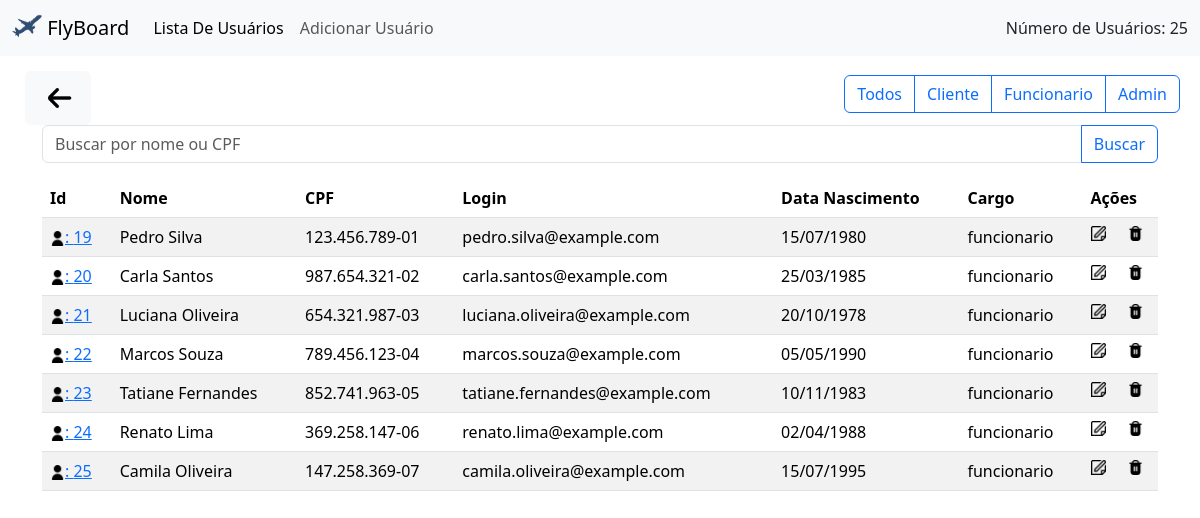
Before: /admListUser/listUsers.php?filtro=2 (signed in) with the older database file.
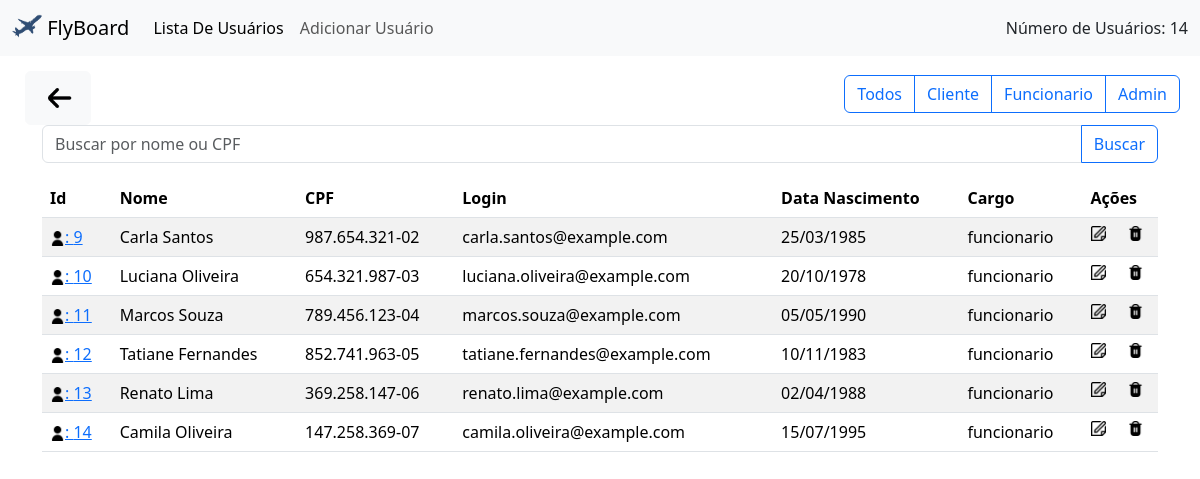
After: the same page with the newer database file.
### tables this page shows
CREATE TABLE USERS (
    ID_USER INT PRIMARY KEY AUTO_INCREMENT,
    NAME VARCHAR(100),
    CPF VARCHAR(100),
    EMAIL VARCHAR(100),
    DATA_DE_NASCIMENTO VARCHAR(100),
    PASSWORD VARCHAR(100),
    ROLE VARCHAR(100),
    USERIMAGEPATH VARCHAR(200),
    UNIQUE (CPF, EMAIL)
);

### admListUser/listUsers.php (the view, shortened to what this page needs)
<?php
    include('../connections/connection.php');
    $valor = 0;
    function atualizarfiltro($valor, $conn){
        switch ($valor) {
            case 2:
                $sql2 = "SELECT ID_USER, NAME, CPF, EMAIL, DATA_DE_NASCIMENTO, ROLE FROM USERS WHERE ROLE = 'funcionario' ";
                $result2 = $conn->query($sql2);
                return $result2;
                break;
        }
    }
    if(isset($_GET['filtro'])){
        $valor = $_GET['filtro'];
        $result = atualizarfiltro($valor, $conn);
    } else {
        $result = atualizarfiltro($valor, $conn);
    }
?>
<html>
<head>
    <link rel="stylesheet" href="userLstStyle.css">
    <link rel="stylesheet" href="../node_modules/bootstrap/dist/css/bootstrap.min.css">
</head>
<body>
<?php
        $sql_num_users = "SELECT COUNT(*) AS total FROM users";
        $result_num_users = $conn->query($sql_num_users);
        $row_num_users = $result_num_users->fetch_assoc();
        $total_users = $row_num_users['total'];
    ?>
     <nav class="navbar navbar-expand-lg bg-body-tertiary">
  <div class="container-fluid">
  <a class="navbar-brand" href="../index/index.php">
      <img src="../imagens/flyboardNavBar.png" alt="Logo" width="30" height="24" class="d-inline-block align-text-top">
      FlyBoard
    </a>
    <div class="collapse navbar-collapse" id="navbarScroll">
      <ul class="navbar-nav me-auto my-2 my-lg-0 navbar-nav-scroll" style="--bs-scroll-height: 100px;">
        <li class="nav-item">
          <a class="nav-link active" aria-current="page">Lista De Usuários</a>
        </li>
        <li class="nav-item">
              <a class="nav-link" href="./addUser.php" role="button" aria-expanded="false">
                Adicionar Usuário
              </a>
        </li>
      </ul>
      <li class="nav-item dropdown  d-flex">
              <a class="nav-link"  aria-expanded="false">Número de Usuários: <?php echo $total_users; ?></a>
            </li>
    </div>
  </div>
</nav>
    <div id="conteinerButtom">
        <a id="botaoVoltar" type="button" class="btn btn-light" href="../homes/homeAdmin.php"><img src="../imagens/iconVoltar.png" alt="voltarHome" style="width: 40px; height: 40px"></a>
    </div>
    <form method="POST" action="<?php echo $_SERVER['PHP_SELF']; ?>" class="mb-3">
        <div class="input-group container">
            <input type="text" class="form-control" placeholder="Buscar por nome ou CPF" name="search">
            <button class="btn btn-outline-primary" type="submit">Buscar</button>
        </div>
    </form>
    <div class="btn-group" id="btnFiltro" role="group" aria-label="Basic outlined example">
        <button type="button" onclick="atualizarFiltro(0)" class="btn btn-outline-primary">Todos</button>
        <button type="button" onclick="atualizarFiltro(1)" class="btn btn-outline-primary">Cliente</button>
        <button type="button" onclick="atualizarFiltro(2)" class="btn btn-outline-primary">Funcionario</button>
        <button type="button" onclick="atualizarFiltro(3)" class="btn btn-outline-primary">Admin</button>
    </div>
    <div class="container">
        <table id="tabela-usuarios" class="table table-striped table-hover">
            <thead>
                <tr>
                    <th scope="col">Id</th>
                    <th scope="col">Nome</th>
                    <th scope="col">CPF</th>
                    <th scope="col">Login</th>
                    <th scope="col">Data Nascimento</th>
                    <th scope="col">Cargo</th>
                    <th colspan="2">Ações</th>
                </tr>
            </thead>
            <tbody>
<?php
                    if ($result->num_rows > 0) {
                        while ($row = $result->fetch_assoc()) {
                ?>
                            <tr>
                                <td><a href="./userUser.php?id=<?php echo $row['ID_USER'] ?>"><img src="../imagens/idUser.png" alt="user" style="width: 15px; height: 15px;">: <?php echo $row["ID_USER"] ?></a></td>
                                <td><?php echo $row["NAME"] ?></td>
                                <td><?php echo $row["CPF"] ?></td>
                                <td><?php echo $row["EMAIL"] ?></td>
                                <td><?php echo $row["DATA_DE_NASCIMENTO"] ?></td>
                                <td><?php echo $row["ROLE"] ?></td>
                                <td><a href="./editUser.php?id=<?php echo $row['ID_USER'] ?>"><img src="../imagens/editar.png" alt="edit" style="width: 15px; height: 15px;"></a></td>
                                <td data-user-id="<?= $row['ID_USER'] ?>" onclick="showModal(this)"><a href="#"><img src="../imagens/lixo.png" alt="delet" style="width: 15px; height: 15px;"></a></td>
                            </tr>
<?php
                        }
                    }
                ?>
            </tbody>
        </table>
    </div>
</body>
</html>

Changed rows visible on the page:
removed users: ID_USER "19", NAME "Pedro Silva", CPF "123.456.789-01", EMAIL "pedro.silva@example.com", DATA_DE_NASCIMENTO "15/07/1980", ROLE "funcionario"
removed users: ID_USER "20", NAME "Carla Santos", CPF "987.654.321-02", EMAIL "carla.santos@example.com", DATA_DE_NASCIMENTO "25/03/1985", ROLE "funcionario"
removed users: ID_USER "21", NAME "Luciana Oliveira", CPF "654.321.987-03", EMAIL "luciana.oliveira@example.com", DATA_DE_NASCIMENTO "20/10/1978", ROLE "funcionario"
removed users: ID_USER "22", NAME "Marcos Souza", CPF "789.456.123-04", EMAIL "marcos.souza@example.com", DATA_DE_NASCIMENTO "05/05/1990", ROLE "funcionario"
removed users: ID_USER "23", NAME "Tatiane Fernandes", CPF "852.741.963-05", EMAIL "tatiane.fernandes@example.com", DATA_DE_NASCIMENTO "10/11/1983", ROLE "funcionario"
removed users: ID_USER "24", NAME "Renato Lima", CPF "369.258.147-06", EMAIL "renato.lima@example.com", DATA_DE_NASCIMENTO "02/04/1988", ROLE "funcionario"
removed users: ID_USER "25", NAME "Camila Oliveira", CPF "147.258.369-07", EMAIL "camila.oliveira@example.com", DATA_DE_NASCIMENTO "15/07/1995", ROLE "funcionario"
now on this page (row edited): users: ID_USER "9", NAME "Carla Santos", CPF "987.654.321-02", EMAIL "carla.santos@example.com", DATA_DE_NASCIMENTO "25/03/1985", ROLE "funcionario"
now on this page (row edited): users: ID_USER "10", NAME "Luciana Oliveira", CPF "654.321.987-03", EMAIL "luciana.oliveira@example.com", DATA_DE_NASCIMENTO "20/10/1978", ROLE "funcionario"
now on this page (row edited): users: ID_USER "11", NAME "Marcos Souza", CPF "789.456.123-04", EMAIL "marcos.souza@example.com", DATA_DE_NASCIMENTO "05/05/1990", ROLE "funcionario"
now on this page (row edited): users: ID_USER "12", NAME "Tatiane Fernandes", CPF "852.741.963-05", EMAIL "tatiane.fernandes@example.com", DATA_DE_NASCIMENTO "10/11/1983", ROLE "funcionario"
now on this page (row edited): users: ID_USER "13", NAME "Renato Lima", CPF "369.258.147-06", EMAIL "renato.lima@example.com", DATA_DE_NASCIMENTO "02/04/1988", ROLE "funcionario"
now on this page (row edited): users: ID_USER "14", NAME "Camila Oliveira", CPF "147.258.369-07", EMAIL "camila.oliveira@example.com", DATA_DE_NASCIMENTO "15/07/1995", ROLE "funcionario"
Other visible differences:
$total_users: "25" → "14"
